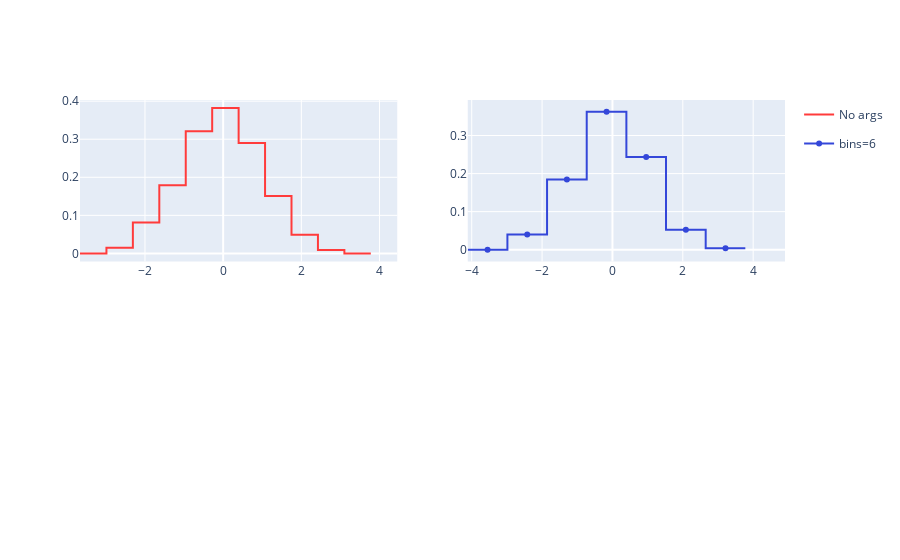

Notebook code for this chart:
### Code cell
import grafica
import numpy as np

samples = np.random.randn(999)
density=True

for plotter in grafica.manager.plotters:
    fig = grafica.manager.new(
        plotter_name = plotter,
        subplots=True
    )
    fig.histogram(samples, label = 'No args', density = density, bins=10, col=1, row=1)
    bins = 6
    fig.histogram(samples, marker = '.', label = f'bins={bins}', bins = bins, density = density, col=2, row=1)

# grafica.save_unsaved(mkdir=True)
# grafica.manager.show()
# print(fig)
fig.plotly_figure

### Figure 1 — Plotly figure (JSON) as saved in the notebook; plotly's stock layout.template omitted (floating-point values rounded to 4 significant figures)
{"data": [{"hoverinfo": "skip", "legendgroup": "[0.11127096 0.38035214 0.2714485 ]", "line": {"width": 2}, "marker": {"color": "#ff3b3b"}, "mode": "lines", "opacity": 1, "showlegend": false, "type": "scatter", "x": [-3.662, -2.986, -2.986, -2.309, -2.309, -1.633, -1.633, -0.9567, -0.9567, -0.2804, -0.2804, 0.396, 0.396, 1.072, 1.072, 1.749, 1.749, 2.425, 2.425, 3.101, 3.101, 3.778, 3.778, 4.454], "xaxis": "x", "y": [0, 0, 0.0148, 0.0148, 0.0814, 0.0814, 0.1791, 0.1791, 0.3212, 0.3212, 0.3818, 0.3818, 0.2901, 0.2901, 0.151, 0.151, 0.04884, 0.04884, 0.00888, 0.00888, -1.643e-19, -1.643e-19, null, null], "yaxis": "y"}, {"hovertemplate": "%{text}", "legendgroup": "[0.11127096 0.38035214 0.2714485 ]", "line": {"width": 0}, "marker": {"color": "#ff3b3b"}, "mode": "lines", "name": "No args", "opacity": 1, "showlegend": false, "text": ["Bin: (-∞, -2.985765007488003)<br>Count: 0.0", "Bin: [-2.985765007488003, -2.3094211753471656)<br>Count: 0.01480017933825941", "Bin: [-2.3094211753471656, -1.6330773432063284)<br>Count: 0.08140098636042675", "Bin: [-1.6330773432063284, -0.9567335110654911)<br>Count: 0.17908216999293886", "Bin: [-0.9567335110654911, -0.28038967892465383)<br>Count: 0.3211638916402292", "Bin: [-0.28038967892465383, 0.39595415321618344)<br>Count: 0.38184462692709276", "Bin: [0.39595415321618344, 1.0722979853570207)<br>Count: 0.29008351502988444", "Bin: [1.0722979853570207, 1.748641817497858)<br>Count: 0.15096182925024595", "Bin: [1.748641817497858, 2.4249856496386952)<br>Count: 0.04884059181625605", "Bin: [2.4249856496386952, 3.1013294817795325)<br>Count: 0.008880107602955645", "Bin: [3.1013294817795325, 3.7776733139203693)<br>Count: -1.6431499869917122e-19", "Bin: [3.7776733139203693,∞)<br>Count: nan"], "type": "scatter", "x": [-3.324, -2.648, -1.971, -1.295, -0.6186, 0.05778, 0.7341, 1.41, 2.087, 2.763, 3.44, 4.116], "xaxis": "x", "y": [0, 0.0148, 0.0814, 0.1791, 0.3212, 0.3818, 0.2901, 0.151, 0.04884, 0.00888, -1.643e-19, null], "yaxis": "y"}, {"legendgroup": "[0.11127096 0.38035214 0.2714485 ]", "line": {"width": 2}, "marker": {"color": "#ff3b3b"}, "mode": "lines", "name": "No args", "opacity": 1, "showlegend": true, "type": "scatter", "x": [null], "xaxis": "x", "y": [null], "yaxis": "y"}, {"hoverinfo": "skip", "legendgroup": "[0.63470169 0.99236207 0.91255975]", "line": {"width": 2}, "marker": {"color": "#3447d9"}, "mode": "lines", "opacity": 1, "showlegend": false, "type": "scatter", "x": [-4.113, -2.986, -2.986, -1.859, -1.859, -0.7313, -0.7313, 0.396, 0.396, 1.523, 1.523, 2.65, 2.65, 3.778, 3.778, 4.905], "xaxis": "x2", "y": [0, 0, 0.03996, 0.03996, 0.1847, 0.1847, 0.3623, 0.3623, 0.2433, 0.2433, 0.05239, 0.05239, 0.003552, 0.003552, null, null], "yaxis": "y2"}, {"hoverinfo": "skip", "legendgroup": "[0.63470169 0.99236207 0.91255975]", "marker": {"color": "#3447d9", "symbol": "circle"}, "mode": "markers", "name": "bins=6", "opacity": 1, "showlegend": false, "type": "scatter", "x": [-3.549, -2.422, -1.295, -0.1677, 0.9596, 2.087, 3.214, 4.341], "xaxis": "x2", "y": [0, 0.03996, 0.1847, 0.3623, 0.2433, 0.05239, 0.003552, null], "yaxis": "y2"}, {"hovertemplate": "%{text}", "legendgroup": "[0.63470169 0.99236207 0.91255975]", "line": {"width": 0}, "marker": {"color": "#3447d9", "symbol": "circle"}, "mode": "lines", "name": "bins=6", "opacity": 1, "showlegend": false, "text": ["Bin: (-∞, -2.985765007488003)<br>Count: 0.0", "Bin: [-2.985765007488003, -1.858525287253274)<br>Count: 0.0399604842133004", "Bin: [-1.858525287253274, -0.7312855670185452)<br>Count: 0.18470623814147744", "Bin: [-0.7312855670185452, 0.39595415321618344)<br>Count: 0.36230839020059036", "Bin: [0.39595415321618344, 1.5231938734509125)<br>Count: 0.24331494832098463", "Bin: [1.5231938734509125, 2.6504335936856416)<br>Count: 0.052392634857438294", "Bin: [2.6504335936856416, 3.7776733139203693)<br>Count: 0.0035520430411822615", "Bin: [3.7776733139203693,∞)<br>Count: nan"], "type": "scatter", "x": [-3.549, -2.422, -1.295, -0.1677, 0.9596, 2.087, 3.214, 4.341], "xaxis": "x2", "y": [0, 0.03996, 0.1847, 0.3623, 0.2433, 0.05239, 0.003552, null], "yaxis": "y2"}, {"legendgroup": "[0.63470169 0.99236207 0.91255975]", "line": {"width": 2}, "marker": {"color": "#3447d9", "symbol": "circle"}, "mode": "lines+markers", "name": "bins=6", "opacity": 1, "showlegend": true, "type": "scatter", "x": [null], "xaxis": "x2", "y": [null], "yaxis": "y2"}], "layout": {"xaxis": {"anchor": "y", "domain": [0, 0.45]}, "xaxis2": {"anchor": "y2", "domain": [0.55, 1]}, "xaxis3": {"anchor": "y3", "domain": [0, 0.45]}, "xaxis4": {"anchor": "y4", "domain": [0.55, 1]}, "yaxis": {"anchor": "x", "domain": [0.575, 1]}, "yaxis2": {"anchor": "x2", "domain": [0.575, 1]}, "yaxis3": {"anchor": "x3", "domain": [0, 0.425]}, "yaxis4": {"anchor": "x4", "domain": [0, 0.425]}}}
